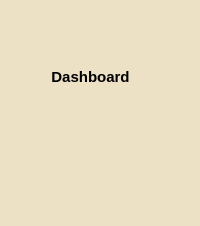
       <widget class="QWidget" name="widget_18" native="true">
        <property name="minimumSize">
         <size>
          <width>180</width>
          <height>0</height>
         </size>
        </property>
        <property name="styleSheet">
         <string notr="true">background-color:#ECE1C5;</string>
        </property>
        <layout class="QVBoxLayout" name="verticalLayout_5">
         <item>
          <widget class="QWidget" name="widget_19" native="true">
           <property name="minimumSize">
            <size>
             <width>0</width>
             <height>150</height>
            </size>
           </property>
           <property name="styleSheet">
            <string notr="true">background-color:transparent;</string>
           </property>
           <widget class="QToolButton" name="Dashboard_button">
            <property name="geometry">
             <rect>
              <x>-1</x>
              <y>10</y>
              <width>161</width>
              <height>111</height>
             </rect>
            </property>
            <property name="font">
             <font>
              <pointsize>-1</pointsize>
              <weight>75</weight>
              <italic>false</italic>
              <bold>true</bold>
             </font>
            </property>
            <property name="cursor">
             <cursorShape>PointingHandCursor</cursorShape>
            </property>
            <property name="styleSheet">
             <string notr="true">QToolButton{
background-color:#ECE1C5;
border-radius:20px;
font-size: 15px;
color: black;
font: &quot;Jost&quot; ;
font-weight: bold;

}

QToolButton:hover {
background-color: rgba(244,237,228,200);
border-radius: 20px;
}</string>
            </property>
            <property name="text">
             <string>Dashboard</string>
            </property>
            <property name="icon">
             <iconset resource="resources.qrc">
              <normaloff>:/newPrefix/icons8-dashboard-80.png</normaloff>
              <activeoff>:/newPrefix/icons8-dashboard-80.png</activeoff>:/newPrefix/icons8-dashboard-80.png</iconset>
            </property>
            <property name="iconSize">
             <size>
              <width>100</width>
              <height>100</height>
             </size>
            </property>
            <property name="toolButtonStyle">
             <enum>Qt::ToolButtonTextUnderIcon</enum>
            </property>
           </widget>
          </widget>
         </item>
         <item>
          <widget class="QWidget" name="widget_20" native="true">
           <property name="sizePolicy">
            <sizepolicy hsizetype="Preferred" vsizetype="Expanding">
             <horstretch>0</horstretch>
             <verstretch>0</verstretch>
            </sizepolicy>
           </property>
           <property name="styleSheet">
            <string notr="true">background-color:transparent;</string>
           </property>
           <layout class="QVBoxLayout" name="verticalLayout_6">
            <item>
             <widget class="QWidget" name="widget_21" native="true">
              <widget class="QPushButton" name="Inventory">
               <property name="geometry">
                <rect>
                 <x>-19</x>
                 <y>14</y>
                 <width>181</width>
                 <height>51</height>
                </rect>
               </property>
               <property name="font">
                <font/>
               </property>
               <property name="cursor">
                <cursorShape>PointingHandCursor</cursorShape>
               </property>
               <property name="layoutDirection">
                <enum>Qt::LeftToRight</enum>
               </property>
               <property name="styleSheet">
                <string notr="true">QPushButton {
    background-color: transparent;
    border: none;
    text-align: center;
    width: 200px; /* Default width */
    height: 50px; /* Optional height for consistency */
}

QPushButton:hover {
    background-color: rgba(244,237,228,200);
border-radius: 20px;
    width: 300px; /* Width change on hover */
 
}
</string>
               </property>
               <property name="text">
                <string/>
               </property>
               <property name="icon">
                <iconset resource="resources.qrc">
                 <normaloff>:/newPrefix/inventory.png</normaloff>
                 <normalon>:/newPrefix/inventory.png</normalon>
                 <disabledoff>:/newPrefix/inventory.png</disabledoff>
                 <disabledon>:/newPrefix/inventory-w.png</disabledon>
                 <activeoff>:/newPrefix/inventory-w.png</activeoff>
                 <activeon>:/newPrefix/inventory-w.png</activeon>
                 <selectedon>:/newPrefix/inventory-w.png</selectedon>:/newPrefix/inventory.png</iconset>
               </property>
               <property name="iconSize">
                <size>
                 <width>50</width>
                 <height>50</height>
                </size>
               </property>
              </widget>
             </widget>
            </item>
            <item>
             <widget class="QWidget" name="widget_22" native="true">
              <widget class="QPushButton" name="Order">
               <property name="geometry">
                <rect>
                 <x>-20</x>
                 <y>20</y>
                 <width>181</width>
                 <height>51</height>
                </rect>
               </property>
               <property name="font">
                <font>
                 <pointsize>12</pointsize>
                </font>
               </property>
               <property name="cursor">
                <cursorShape>PointingHandCursor</cursorShape>
               </property>
               <property name="layoutDirection">
                <enum>Qt::LeftToRight</enum>
               </property>
               <property name="styleSheet">
                <string notr="true">QPushButton {
    background-color: transparent;
    border: none;
    text-align: center;
    width: 200px; /* Default width */
    height: 50px; /* Optional height for consistency */
}

QPushButton:hover {
    background-color: rgba(244,237,228,200);
border-radius: 20px;
    width: 300px; /* Width change on hover */
}
</string>
               </property>
               <property name="text">
                <string/>
               </property>
               <property name="icon">
                <iconset resource="resources.qrc">
                 <normaloff>:/newPrefix/icons8-order-management-64 1.png</normaloff>
                 <activeoff>:/newPrefix/icons8-order-management-64 (1) 1.png</activeoff>:/newPrefix/icons8-order-management-64 1.png</iconset>
               </property>
               <property name="iconSize">
                <size>
                 <width>50</width>
                 <height>50</height>
                </size>
               </property>
              </widget>
             </widget>
            </item>
            <item>
             <widget class="QWidget" name="widget_23" native="true">
              <widget class="QPushButton" name="Report">
               <property name="geometry">
                <rect>
                 <x>-20</x>
                 <y>20</y>
                 <width>181</width>
                 <height>55</height>
                </rect>
               </property>
               <property name="font">
                <font>
                 <pointsize>12</pointsize>
                </font>
               </property>
               <property name="cursor">
                <cursorShape>PointingHandCursor</cursorShape>
               </property>
               <property name="layoutDirection">
                <enum>Qt::LeftToRight</enum>
               </property>
               <property name="styleSheet">
                <string notr="true">QPushButton {
    background-color: transparent;
    border: none;
    text-align: center;
    width: 200px; /* Default width */
    height: 50px; /* Optional height for consistency */
}

QPushButton:hover {
    background-color: rgba(244,237,228,200);
border-radius: 20px;
    width: 300px; /* Width change on hover */
}
</string>
               </property>
               <property name="text">
                <string/>
               </property>
               <property name="icon">
                <iconset resource="resources.qrc">
                 <normaloff>:/newPrefix/icons8-health-graph-50.png</normaloff>
                 <activeoff>:/newPrefix/icons8-health-graph-50 (1).png</activeoff>:/newPrefix/icons8-health-graph-50.png</iconset>
               </property>
               <property name="iconSize">
                <size>
                 <width>50</width>
                 <height>50</height>
                </size>
               </property>
              </widget>
             </widget>
            </item>
            <item>
             <widget class="QWidget" name="widget_24" native="true">
              <widget class="QPushButton" name="Supplier">
               <property name="geometry">
                <rect>
                 <x>-20</x>
                 <y>20</y>
                 <width>181</width>
                 <height>51</height>
                </rect>
               </property>
               <property name="font">
                <font>
                 <pointsize>12</pointsize>
                </font>
               </property>
               <property name="cursor">
                <cursorShape>PointingHandCursor</cursorShape>
               </property>
               <property name="layoutDirection">
                <enum>Qt::LeftToRight</enum>
               </property>
               <property name="styleSheet">
                <string notr="true">QPushButton {
    background-color: transparent;
    border: none;
    text-align: center;
    width: 200px; /* Default width */
    height: 50px; /* Optional height for consistency */
}

QPushButton:hover {
    background-color: rgba(244,237,228,200);
border-radius: 20px;
    width: 300px; /* Width change on hover */
}
</string>
               </property>
               <property name="text">
                <string/>
               </property>
               <property name="icon">
                <iconset resource="resources.qrc">
                 <normaloff>:/newPrefix/supplier.png</normaloff>
                 <activeoff>:/newPrefix/icons8-supplier-50.png</activeoff>:/newPrefix/supplier.png</iconset>
               </property>
               <property name="iconSize">
                <size>
                 <width>50</width>
                 <height>50</height>
                </size>
               </property>
              </widget>
             </widget>
            </item>
            <item>
             <widget class="QWidget" name="widget_25" native="true"/>
            </item>
            <item>
             <widget class="QWidget" name="widget_26" native="true">
              <widget class="QPushButton" name="Logout">
               <property name="geometry">
                <rect>
                 <x>30</x>
                 <y>20</y>
                 <width>71</width>
                 <height>51</height>
                </rect>
               </property>
               <property name="font">
                <font>
                 <pointsize>12</pointsize>
                </font>
               </property>
               <property name="cursor">
                <cursorShape>PointingHandCursor</cursorShape>
               </property>
               <property name="layoutDirection">
                <enum>Qt::LeftToRight</enum>
               </property>
               <property name="styleSheet">
                <string notr="true">QPushButton{
background-color:transparent;
border:null;
text-align:center;
}

QPushButton:hover {
background-color: rgba(244,237,228,200);
border-radius: 20px;
}

</string>
               </property>
               <property name="text">
                <string/>
               </property>
               <property name="icon">
                <iconset resource="resources.qrc">
                 <normaloff>:/newPrefix/logout.png</normaloff>
                 <activeoff>:/newPrefix/w-logot.png</activeoff>:/newPrefix/logout.png</iconset>
               </property>
               <property name="iconSize">
                <size>
                 <width>40</width>
                 <height>40</height>
                </size>
               </property>
              </widget>
             </widget>
            </item>
           </layout>
          </widget>
         </item>
        </layout>
       </widget>
